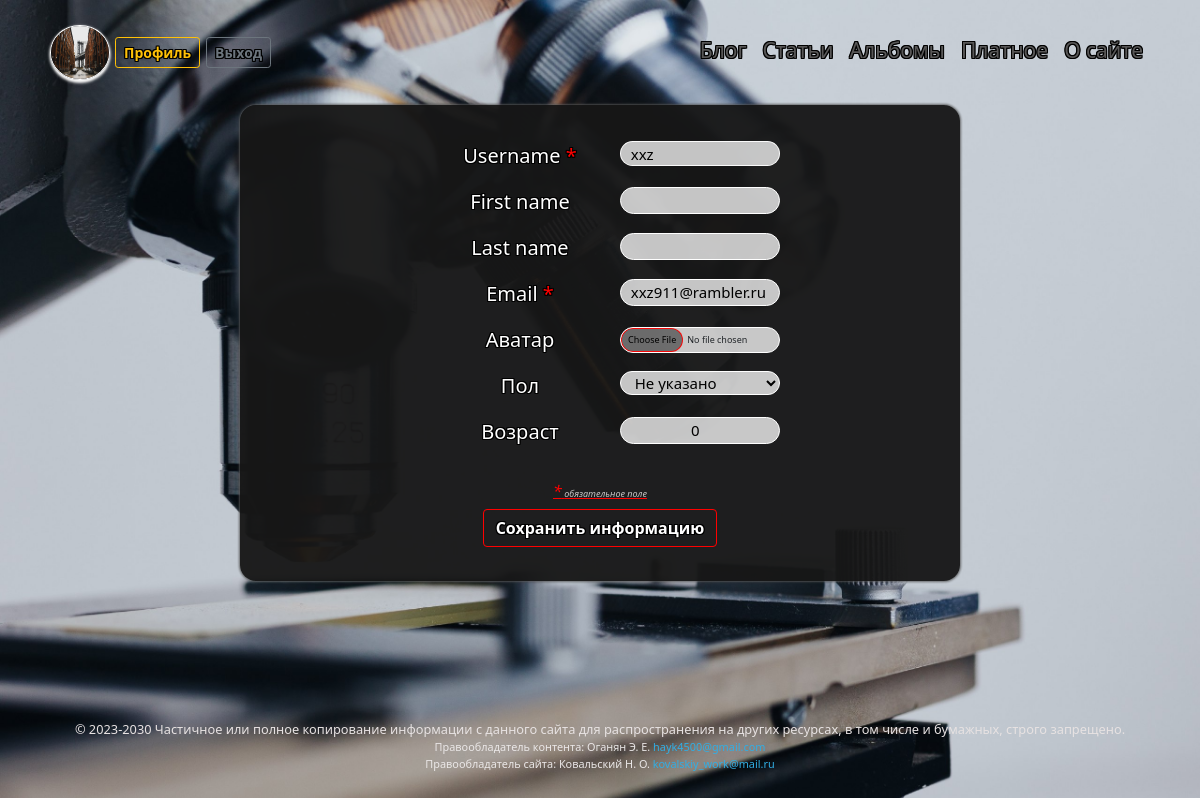
The app's page /users/profile_change/ (signed in) with its own data.
### users/models.py (models this page shows, shortened)
class CustomUser(AbstractUser):
    class Meta:
        verbose_name = 'Профили'
        verbose_name_plural = 'Профили'
    GENDERS = (
        ('', 'Не указано'),
        ('М', 'Мужчина'),
        ('Ж', 'Женщина'),
    )
    slug = models.SlugField(max_length=40, unique=True, db_index=True, verbose_name='URL')
    avatar = models.ImageField(verbose_name='Аватар', default='users/avatar/default/default_avatar.jpeg',
                                upload_to=user_directory_path, blank=True, )
    gender = models.CharField(verbose_name='Пол', max_length=1, choices=GENDERS, default='-', blank=True)
    age = models.PositiveSmallIntegerField(verbose_name='Возраст', blank=True,
                                default=0,
                                validators=[
                                            MaxValueValidator(101),
                                 ]
                                )
    email = models.EmailField(unique=True)
    def get_absolute_url(self):
        return reverse('profile', kwargs={'user_slug': self.slug})

### users/views.py (the view, shortened to what this page needs)
# urls.py: path('profile_change/', AccauntUser.as_view(), name='profile_change'),
class AccauntUser(LoginRequiredMixin, SuccessMessageMixin, UpdateView):
        model = CustomUser
        form_class = ProfileChangeForm
        template_name = 'registration/profile_change.html'
        raise_exception = True
        slug_url_kwarg = 'user_slug'
        def get_object(self, queryset=None):
            return self.request.user

### users/forms.py
class ProfileChangeForm(forms.ModelForm):
    avatar = forms.ImageField(label='Аватар', widget=forms.FileInput, required=False)
    required_css_class = 'required'
    class Meta:
        model = CustomUser
        fields = ('username', 'first_name', 'last_name', 'email', 'avatar', 'gender', 'age')

### blog/context_processors.py (called while the page is built)
def menu_context_processor(request):
    return {'menu': menu}

### users/templates/registration/profile_change.html (shortened to what this page needs)
{% extends 'blog/include/base.html' %}
{% block content %}
<div class="profile">
    <form method="POST" enctype="multipart/form-data">
    {% for f in form %}
        <p class="label-ul-log"><label class="form-label-log" for="{{f.id_for_label}}">{{ f.label }}{% if f.field.required %}
            <span class="required">*</span>{% endif %} </label>{{f}}</p>
    {% endfor %}
        <p class="fst-italic footnote"><span class="fs-6 required">*</span> обязательное поле</p>
        <p class="form-log"><button type="submit" value="Update" class="btn btn-outline-danger btn-log">Сохранить информацию</button></p>
    </form>
</div>
{% endblock %}

### blog/templates/blog/include/base.html (shortened to what this page needs)
{% load static %}
<!DOCTYPE html>
<html lang="ru">
<head>
    <link href="https://cdn.jsdelivr.net/npm/bootstrap@5.0.1/dist/css/bootstrap.min.css" rel="stylesheet">
    <link rel="stylesheet" href="https://cdnjs.cloudflare.com/ajax/libs/baguettebox.js/1.11.1/baguetteBox.min.css">
    <link rel="stylesheet" href='{% static "blog/css/styles.css" %}'>
</head>
<body style="background-image: url('{% static 'blog/images/back.jpeg' %}'); ">
{% block navbar %}
    <nav class="navbar navbar-expand-md navbar-dark">
        <div class="container-fluid ">
            <a class="logo-container" href="{% url 'home' %}">
             {% if request.user.is_authenticated %}
             <img class="logo"  src='{{ user.avatar.url }}' alt="Avatar" width="60em" height="55em" >
             <a href="{{ user.get_absolute_url }}"><button type="button" class="btn btn-outline-warning btn-sm btn-profile">Профиль</button></a>
             <a href="{% url 'logout' %}"><button type="button" class="btn btn-outline-secondary btn-sm">Выход</button></a>
             {% endif %}
		    <div class="collapse navbar-collapse justify-content-end" id="navbarSupportedContent">
                <ul class="navbar-nav ms-auto">
{% for m in menu %}
                    <li class="nav-item">
                        <a class="nav-link"  href="{% url m.url_name %}"  {% if m.url_name in request.path %} style='color: red;' {% endif %}>{{m.title}}</a>
                    </li>
{% endfor %}
		        </ul>
            </div>
        </div>
	</nav>
{% endblock navbar %}
      {% block content %}
      {% endblock %}
    <footer class=" text-center text-white text-lg-start">
        <div class="text-footer">
          © 2023-2030 Частичное или полное копирование информации с данного сайта для распространения на других ресурсах, в том числе и бумажных, строго запрещено.
        </div>
        <div class="footer">
            <div class="cont-right">Правообладатель контента: Оганян Э. Е.
                <a class="text-mail">hayk4500@gmail.com </a>
            </div>
            <div class="site-right">Правообладатель сайта: Ковальский Н. О.
                <a class="text-mail">kovalskiy_work@mail.ru</a>
            </div>
        </div>
    </footer>
</body>
</html>

### blog/static/blog/css/styles.css (style rules this page uses)
html { position: relative; min-height: 90%; }
body { background-repeat: no-repeat; background-position: center center; background-attachment: fixed; -webkit-background-size: cover; -moz-background-size: cover; -o-background-size: cover; background-size: cover; margin-bottom: 6%; background-color:rgba(23, 23, 23, 0.961); }
.navbar-dark { padding: 1px; margin-left: 3%; margin-right: 3%; margin-top: 2%; }
.logo { border-radius: 50%; margin-left: 1%; margin-right: 6px; border: 1px solid rgb(255, 255, 255); padding: 0.1px; box-shadow: 0 1px 3px rgb(255, 255, 255), 0 3px 3px rgb(237, 237, 237) }
.btn { margin: 6px; font-weight: 648; text-shadow: 1px 0 rgb(0, 0, 0), -1px 0 rgb(0, 0, 0), 0 1px rgb(0, 0, 0), 0 -1px rgb(0, 0, 0), 1px 1px rgb(0, 0, 0), -1px -1px rgb(0, 0, 0), 1px -1px rgb(0, 0, 0), -1px 1px rgb(0, 0, 0); }
.btn-outline-danger { background-color: rgba(101, 0, 0, 0); border: 1.5px solid rgb(255, 0, 0); color: rgb(255, 255, 255); }
.navbar-dark .navbar-nav .nav-link, .navbar-dark .nav-link { color: rgb(88, 87, 87); font-size: 21px; text-align: center; padding-top: 0px; padding-bottom: 4px; font-weight: 358; text-shadow: 1px 0 rgb(0, 0, 0), -1px 0 rgb(0, 0, 0), 0 1px rgb(0, 0, 0), 0 -1px rgb(0, 0, 0), 1px 1px rgb(0, 0, 0), -1px -1px rgb(0, 0, 0), 1px -1px rgb(0, 0, 0), -1px 1px rgb(0, 0, 0); }
footer { margin-top: 30px; position: absolute; bottom: 0; height: 0%; width: 100%; padding-left: 4%; padding-right: 4%; }
.text-footer { font-size: 80%; text-align: center; color: rgb(231, 226, 226); }
.cont-right, .site-right { font-size: 68%; text-align: center; color: rgb(234, 231, 231); padding-left: 0cm; padding-right: 0cm; }
.text-mail, .text-mail:hover { color: rgb(49, 174, 228); text-decoration: none; padding-bottom: 2%; }
.footnote { color: rgb(198, 197, 197); font-size: xx-small; text-decoration: underline red; margin-bottom: 0px; margin-top: 5%; text-align: center; }
.required { color:red; }
input, select { padding-left: 1.5%; border:0.9px solid white; border-radius: 27em; background-color: #ffffffbf; width: 65px; font-size: 15px; }
#id_username, #id_first_name, #id_last_name, #id_password1, #id_password2, #id_email { width: 160px; }
#id_age { width: 160px; padding-left: 70px; }
#id_avatar { width: 160px; height: 26px; padding-left: 0px; font-size: xx-small; }
#id_gender { width: 160px; font-size: 15px; }
.form-label-log { color: white; display: inline-block; min-width: 200px; vertical-align: top; font-size: 20px; text-shadow: 1px 0 rgb(0, 0, 0), -1px 0 rgb(0, 0, 0), 0 1px rgb(0, 0, 0), 0 -1px rgb(0, 0, 0), 1px 1px rgb(0, 0, 0), -1px -1px rgb(0, 0, 0), 1px -1px rgb(0, 0, 0), -1px 1px rgb(0, 0, 0); }
.label-ul-log #id_password, .label-ul-log #id_username { background-color:rgba(23, 23, 23, 0.99); color: white; width: 160px; height: 30px; padding-left: 5px; }
.label-ul-log { text-align: center; }
.form-log { text-align: center; }
div.profile { margin-left: 20%; margin-right: 20%; margin-top: 2%; margin-bottom: 0.1%; padding: 3%; padding-bottom: 1%; border-radius: 1em; background-color:rgba(23, 23, 23, 0.961); box-shadow: 0 0px 3px rgb(141, 141, 141), 0 0px 3px rgb(0, 0, 0); }
div.profile form p.label-ul-log input#id_username { padding-left: 1.5%; border:0.9px solid rgba(255, 255, 255, 0.92); border-radius: 27em; background-color: #ffffffbf; height: 25px; font-size: 15px; color: black; }
.btn-profile { margin: 0px; }

### records on screen
CustomUser: avatar (picture), form "xxz" "xxz911@rambler.ru" "Не указано" "0"

### other values on screen
{{ m.title }} "Блог" "Статьи" "Альбомы" "Платное" "О сайте"
{{ f.label }} "Username" "First name" "Last name" "Email" "Аватар" "Пол" "Возраст"
